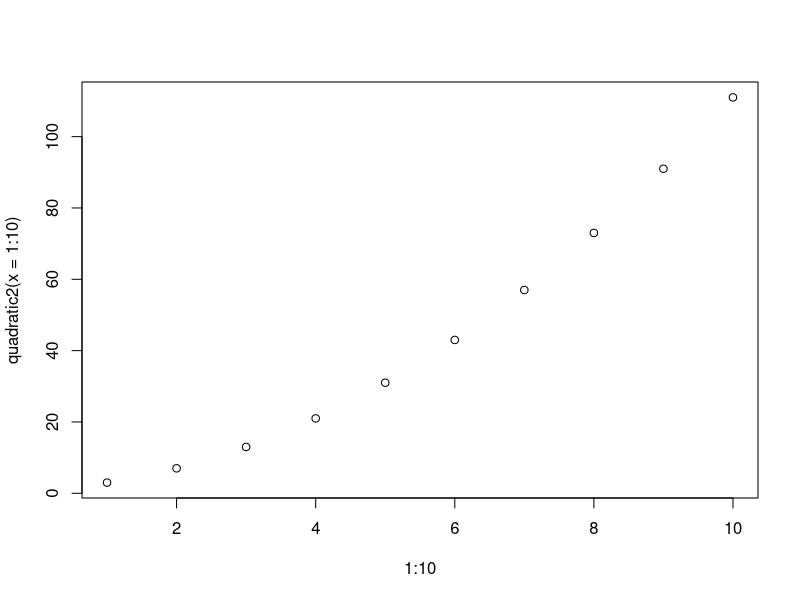
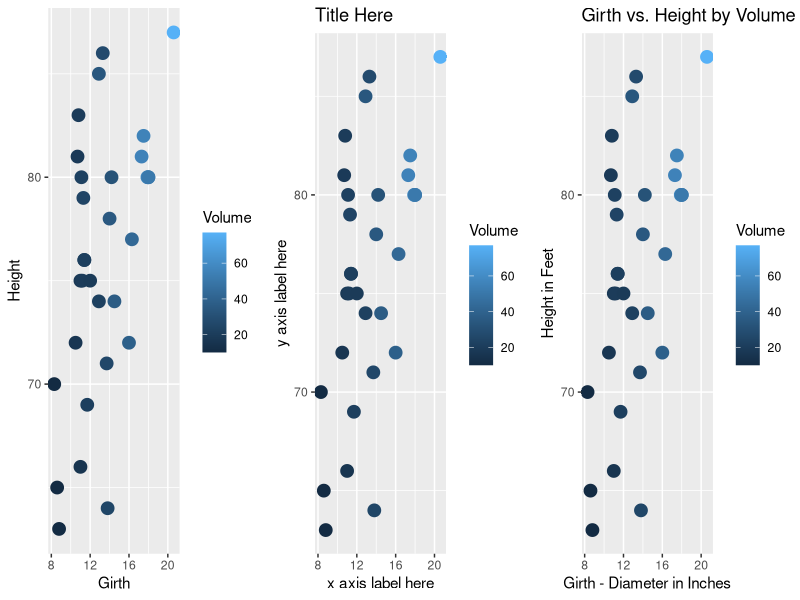

Write the R code that produced these figures, in order.
## ---- chunk 1
quadratic <- function(a, b, c, x) {
  return(a * x^2 + b * x + c)
}
## ---- chunk 2
# example tests
all(
  quadratic(1, 5, 2, 0) == 2,
  quadratic(0, 5, 2, 1) == 7,
  quadratic(1, 0, 1, 10) == 101,
  quadratic(2, 3, 0, 5) == 65,
  quadratic(-1, 5, 5, 5) == 5
)
# note:  the all() function returns TRUE if all input expressions are true, and FALSE otherwise
## ---- chunk 3
quadratic2 <- function(a=1, b=1, c=1, x) {
  return(a * x^2 + b * x + c)
}
quadratic2(x=2)
## ---- chunk 4
1:10
## ---- chunk 5
quadratic2(x = 1:10)
## ---- chunk 6
plot(1:10, quadratic2(x = 1:10))
## ---- chunk 7
library(ggplot2)
## ---- chunk 8
library(datasets)
data(trees)
head(trees)
## ---- chunk 9
ncol(trees)
## ---- chunk 10
nrow(trees)
## ---- chunk 11
names(trees)
## ---- chunk 12
my.plot <- ggplot(data = trees, aes(x = Girth, y = Height))
#  Note that if you try to view this plot there are no layers which is alright, so we will add some!
my.plot <- my.plot + geom_point(data = trees, aes(colour = Volume), size = 4)
my.plot1 <- my.plot

my.plot <- my.plot + ggtitle("Title Here") + labs(x = "x axis label here", y = "y axis label here")
my.plot2 <- my.plot

my.plot3 <- my.plot1 + ggtitle("Girth vs. Height by Volume in Cubic Feet") + labs(x = "Girth - Diameter in Inches", y = "Height in Feet")

library(gridExtra)
grid.arrange(my.plot1, my.plot2, my.plot3, ncol=3) #plot ggplot graphs side by side

